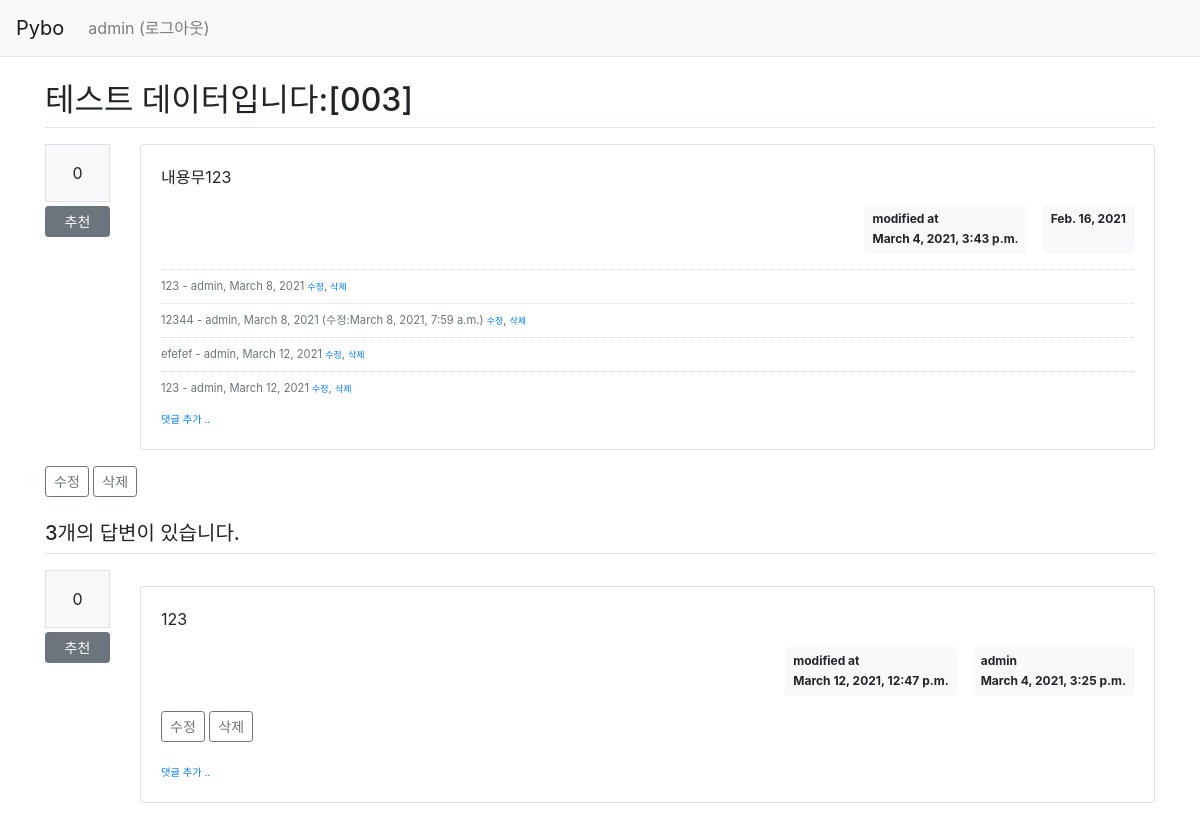
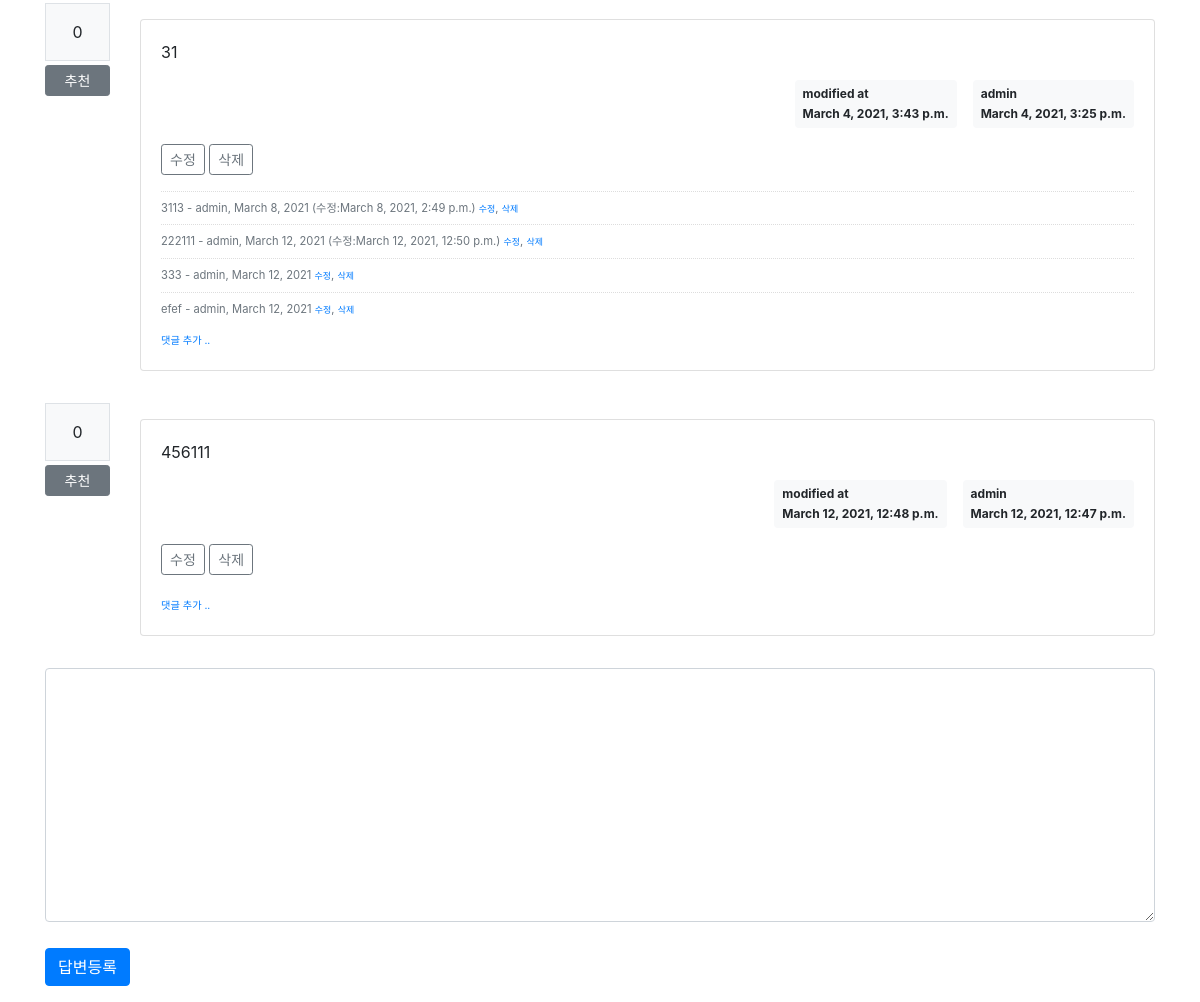
The page /pybo/11/ (signed in) on the database its author committed (2 pictures, top to bottom).
### pybo/models.py (models this page shows, shortened)
class Question(models.Model):
  author = models.ForeignKey(User, on_delete=models.CASCADE, related_name='author_question')
  subject = models.CharField(max_length=200)
  content = models.TextField()
  create_date = models.DateField()
  modify_date = models.DateTimeField(null=True, blank=True)
  voter = models.ManyToManyField(User, related_name='voter_question')

class Comment(models.Model):
  author = models.ForeignKey(User, on_delete=models.CASCADE)
  content = models.TextField()
  create_date = models.DateField()
  modify_date = models.DateTimeField(null=True, blank=True)
  question = models.ForeignKey(Question, null=True, blank=True, on_delete=models.CASCADE)
  answer = models.ForeignKey(Answer, null=True, blank=True, on_delete=models.CASCADE)

class Answer(models.Model):
  author = models.ForeignKey(User, on_delete=models.CASCADE, related_name='author_answer')
  question = models.ForeignKey(Question, on_delete=models.CASCADE)
  content = models.TextField()
  create_date = models.DateTimeField()
  modify_date = models.DateTimeField(null=True, blank=True)
  voter = models.ManyToManyField(User, related_name='voter_answer')

### pybo/views/base_views.py (the view)
# urls.py: path('<int:question_id>/', base_views.detail, name='detail'),
def detail(request, question_id):
  question = get_object_or_404(Question, pk=question_id)
  context = { 'question': question }
  return render(request, 'pybo/question_detail.html', context)

### pybo/templatetags/pybo_filter.py (called while the page is built)
@register.filter()
def mark(value):
    extensions = ["nl2br", "fenced_code"]
    return mark_safe(markdown.markdown(value, extensions=extensions))

### templates/pybo/question_detail.html (shortened to what this page needs)
{% extends 'base.html' %}
{% load pybo_filter %}
{% block content %}
<div class="container my-3">
    <h2 class="border-bottom py-2">{{ question.subject }}</h2>
    <div class="row my-3">
        <div class="col-1">
            <div class="bg-light text-center p-3 border font-weight-bolder mb-1">{{question.voter.count}}</div>
            <a href="{% url 'pybo:vote_question' question.id %}"
               class="recommend btn btn-sm btn-secondary btn-block my-1">추천</a>
        </div>
        <div class="col-11">
            <div class="card">
                <div class="card-body">
                    <div class="card-text" style="white-space: pre-line;">{{ question.content|mark }}</div>
                    <div class="d-flex justify-content-end">
                        {% if question.modify_date %}
                        <div class="badge badge-light p-2 text-left mx-3">
                            <div class="mb-2">modified at</div>
                            <div>{{ question.modify_date }}</div>
                        </div>
                        {% endif %}
                        <div class="badge badge-light p-2">
                            {{ question.create_date }}
                        </div>
                    </div>
                    {% if question.comment_set.count > 0 %}
                    <div class="mt-3">
                    {% for comment in question.comment_set.all %}
                        <div class="comment py-2 text-muted">
                            <span style="white-space: pre-line;">{{ comment.content }}</span>
                            <span>
                                - {{ comment.author }}, {{ comment.create_date }}
                                {% if comment.modify_date %}
                                (수정:{{ comment.modify_date }})
                                {% endif %}
                            </span>
                            {% if request.user == comment.author %}
                            <a href="{% url 'pybo:comment_modify_question' comment.id  %}" class="small">수정</a>,
                            <a href="{% url 'pybo:comment_delete_question' comment.id  %}" class="small delete">삭제</a>
                            {% endif %}
                        </div>
                    {% endfor %}
                    </div>
                    {% endif %}
                    <div>
                        <a href="{% url 'pybo:comment_create_question' question.id  %}"
                        class="small"><small>댓글 추가 ..</small></a>
                    </div>
                </div>
            </div>
        </div>
    </div>
    {% if request.user == question.author %}
    <div class="my-3">
        <a href="{% url 'pybo:question_modify' question.id  %}"
            class="btn btn-sm btn-outline-secondary">수정</a>
        <a href="{% url 'pybo:question_delete' question.id  %}"
            class="delete btn btn-sm btn-outline-secondary">삭제</a>
    </div>
    {% endif %}
    <h5 class="border-bottom my-3 py-2">{{question.answer_set.count}}개의 답변이 있습니다.</h5>
    {% for answer in question.answer_set.all %}
    <div class="row my-3">
        <div class="col-1">
            <div class="bg-light text-center p-3 border font-weight-bolder mb-1">{{answer.voter.count}}</div>
            <a href="{% url 'pybo:vote_answer' answer.id  %}"
                class="recommend btn btn-sm btn-secondary btn-block my-1">추천</a>
        </div>
        <div class="col-11">
            <div class="card my-3">
                <div class="card-body">
                    <div class="card-text" style="white-space: pre-line;">{{ answer.content|mark }}</div>
                    <div class="d-flex justify-content-end">
                        {% if answer.modify_date %}
                        <div class="badge badge-light p-2 text-left mx-3">
                            <div class="mb-2">modified at</div>
                            <div>{{ answer.modify_date }}</div>
                        </div>
                        {% endif %}
                        <div class="badge badge-light p-2 text-left">
                            <div class="mb-2">{{ answer.author.username }}</div>
                            <div>
                                {{ answer.create_date }}
                            </div>
                        </div>
                    </div>
                    {% if request.user == answer.author %}
                    <div class="my-3">
                        <a href="{% url 'pybo:answer_modify' answer.id  %}"
                        class="btn btn-sm btn-outline-secondary">수정</a>
                        <a href="{% url 'pybo:answer_delete' answer.id  %}"
                            class="delete btn btn-sm btn-outline-secondary">삭제</a>
                    </div>
                    {% endif %}
                    {% if answer.comment_set.count > 0 %}
                    <div class="mt-3">
                    {% for comment in answer.comment_set.all %}
                        <div class="comment py-2 text-muted">
                            <span style="white-space: pre-line;">{{ comment.content }}</span>
                            <span>
                                - {{ comment.author }}, {{ comment.create_date }}
                                {% if comment.modify_date %}
                                (수정:{{ comment.modify_date }})
                                {% endif %}
                            </span>
                            {% if request.user == comment.author %}
                            <a href="{% url 'pybo:comment_modify_answer' comment.id  %}" class="small">수정</a>,
                            <a href="{% url 'pybo:comment_delete_answer' comment.id  %}" class="small delete">삭제</a>
                            {% endif %}
                        </div>
                    {% endfor %}
                    </div>
                    {% endif %}
                    <div>
                        <a href="{% url 'pybo:comment_create_answer' answer.id  %}"
                        class="small"><small>댓글 추가 ..</small></a>
                    </div>
                </div>
            </div>
        </div>
    </div>
    {% endfor %}
    <form action="{% url 'pybo:answer_create' question.id %}" method="post" class="my-3">
        <div class="form-group">
            <textarea {% if not user.is_authenticated %}disabled{% endif %} name="content" id="content" class="form-control" rows="10"></textarea>
        </div>
        <input type="submit" value="답변등록" class="btn btn-primary">
    </form>
</div>
{% endblock %}

### templates/navbar.html (shortened to what this page needs)
<nav class="navbar navbar-expand-lg navbar-light bg-light border-bottom">
  <a class="navbar-brand" href="{% url 'pybo:index' %}">Pybo</a>
  <div class="collapse navbar-collapse flex-grow-0" id="navbarNav">
    <ul class="navbar-nav">
      <li class="nav-item ">
        {% if user.is_authenticated %}
          <a class="nav-link" href="{% url 'common:logout' %}">{{ user.username }} (로그아웃)</a>
        {% else %}
          <a class="nav-link" href="{% url 'common:login' %}">로그인</a>
        {% endif %}
      </li>
    </ul>
  </div>
</nav>

### static/style.css (style rules this page uses)
textarea { width: 100% !important; }
input[type=submit] { margin-top: 10px !important; }
.comment { border-top: dotted 1px #ddd; font-size: 0.7em; }

### rows shown on the page
Question: subject "테스트 데이터입니다:[003]", voter.count "0", content|mark "내용무123", modify_date "March 4, 2021, 3:43 p.m.", create_date "Feb. 16, 2021", answer_set.count "3"
Comment: content "123", author "admin", create_date "March 8, 2021", shows "수정"
Comment: content "12344", author "admin", create_date "March 8, 2021", modify_date "March 8, 2021, 7:59 a.m.", shows "수정"
Comment: content "efefef", author "admin", create_date "March 12, 2021", shows "수정"
Comment: content "123", author "admin", create_date "March 12, 2021", shows "수정"
Answer: voter.count "0", content|mark "123", modify_date "March 12, 2021, 12:47 p.m.", author.username "admin", create_date "March 4, 2021, 3:25 p.m.", shows "수정"
Answer: voter.count "0", content|mark "31", modify_date "March 4, 2021, 3:43 p.m.", author.username "admin", create_date "March 4, 2021, 3:25 p.m.", shows "수정"
Comment: content "3113", author "admin", create_date "March 8, 2021", modify_date "March 8, 2021, 2:49 p.m.", shows "수정"
Comment: content "222111", author "admin", create_date "March 12, 2021", modify_date "March 12, 2021, 12:50 p.m.", shows "수정"
Comment: content "333", author "admin", create_date "March 12, 2021", shows "수정"
Comment: content "efef", author "admin", create_date "March 12, 2021", shows "수정"
Answer: voter.count "0", content|mark "456111", modify_date "March 12, 2021, 12:48 p.m.", author.username "admin", create_date "March 12, 2021, 12:47 p.m.", shows "수정"

### other values the page prints
{{ user.username }} "admin"
